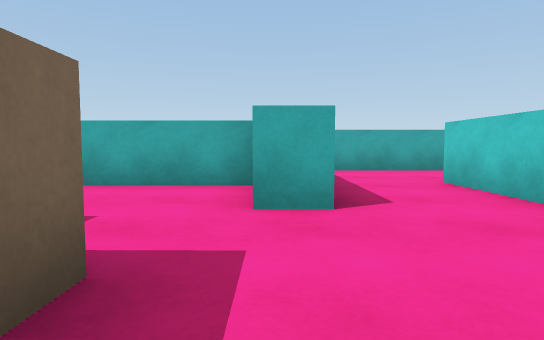
View 1 (above)

18 first-person views from a walk through a scene from a Unity 3-D project. The camera is 0.62 m above the floor, tilts 4° down and sees 75° across. The floor is counted in squares, 1 m on a side. Each view is taken from the middle of a square. On the plan, view 1 faces up. The plan holds only what a view shows up to about 10 squares ahead; the rest is blank. The place goes on beyond the plan.

View 2
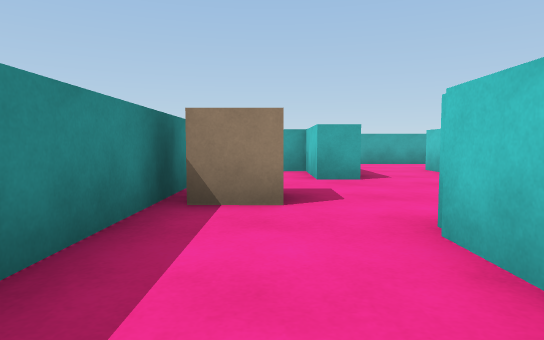

View 3
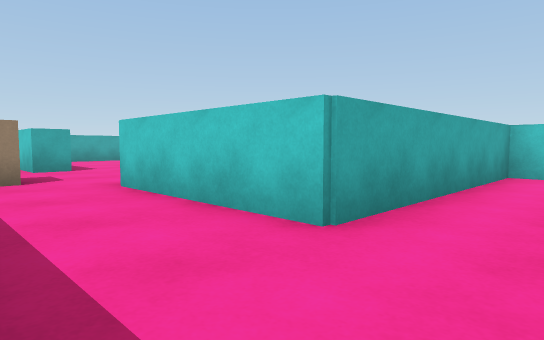

View 4
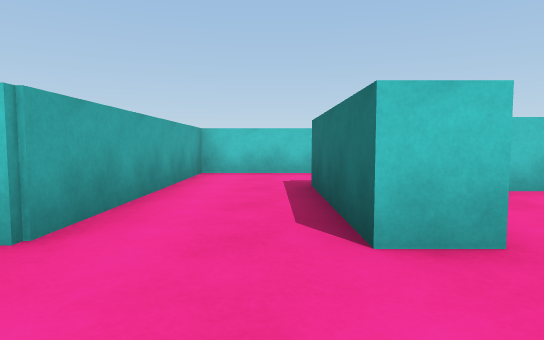

View 5
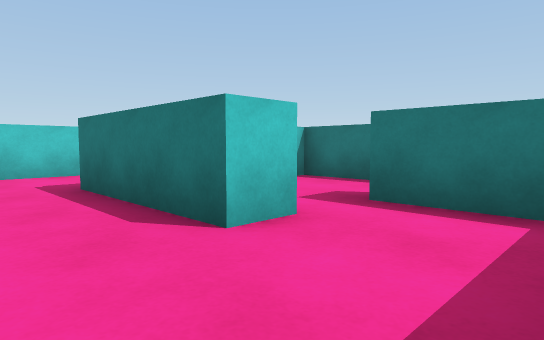

View 6
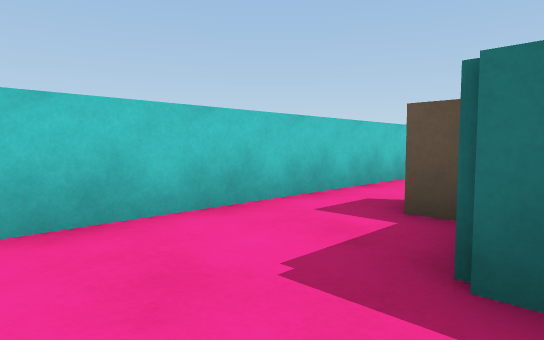

View 7
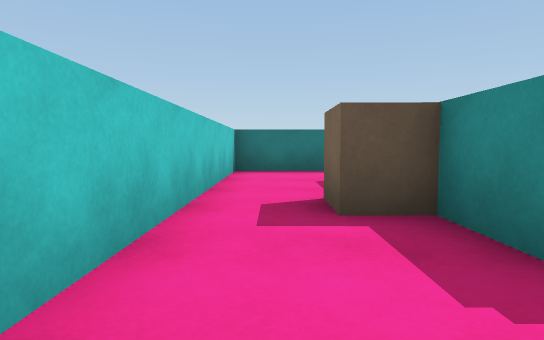

View 8
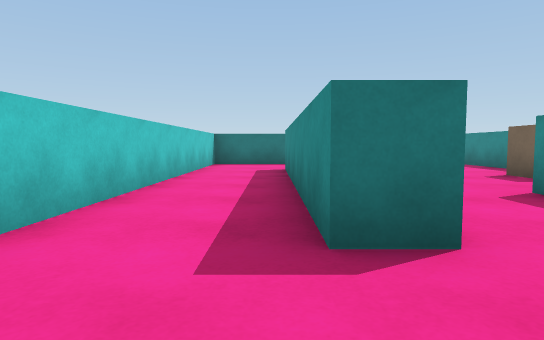

View 9
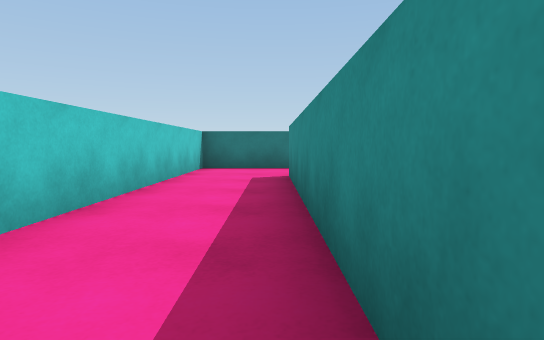

View 10
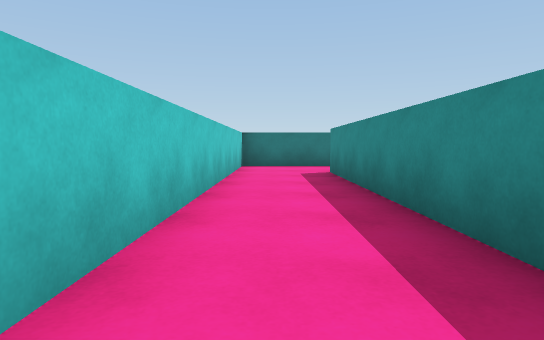

View 11
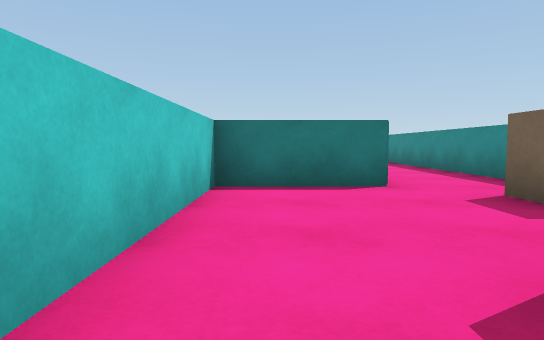

View 12
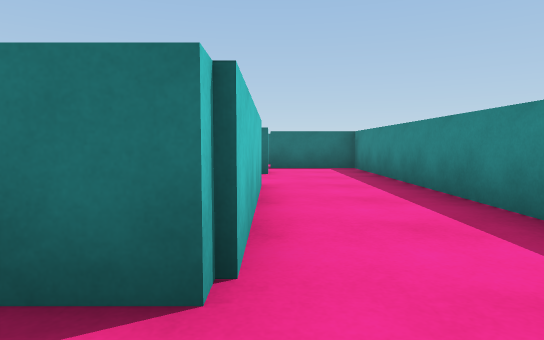

View 13
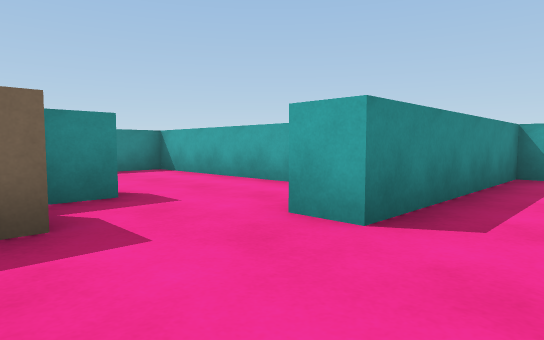

View 14
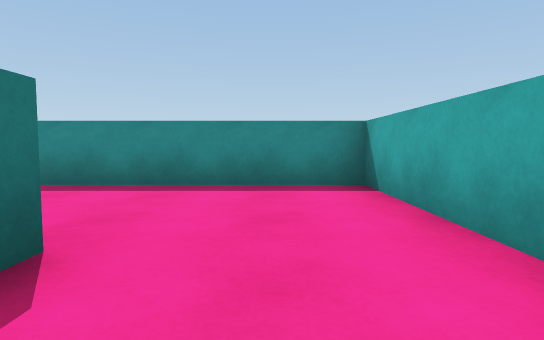

View 15
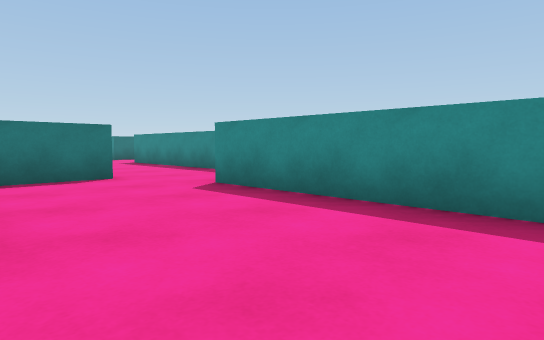

View 16
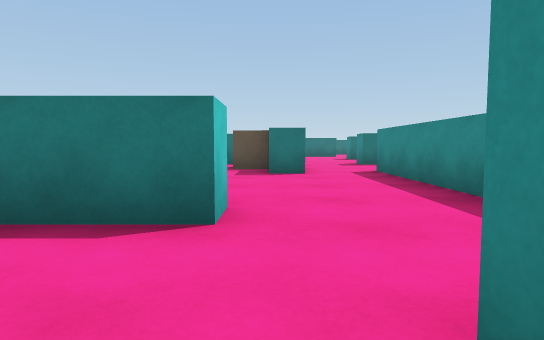

View 17
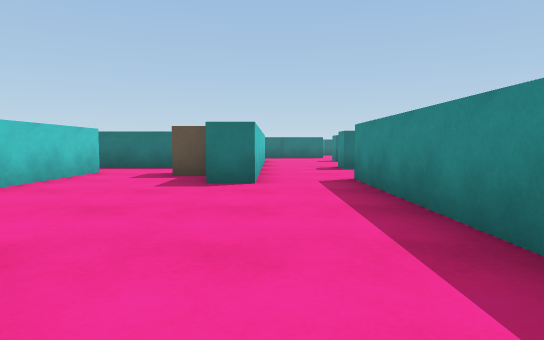

View 18
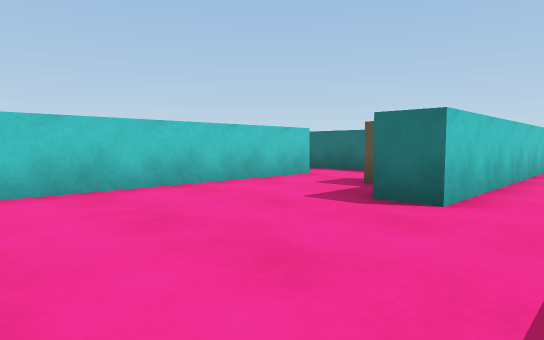

### Floor plan
Ten units are one square. View 1 is at (0, 0); x grows to the right and y downward. Boxes are objects, and circles mark ways between rooms. Rooms are numbered by the first view taken in them; rooms with no view inside come last. Other rooms are left out.
<svg viewBox="-90 -92 154 232">
<path fill="none" stroke="#000" d="M2 75 2 66 36 66M37 69 37 81M36 135 59 135 59 44 2 44 2 3 29 3 29 -34M-22 -28 -22 86 1 86M6 -34 -2 -34M29 -34 29 -59 37 -59 37 11M42 -87 6 -87 6 -34M35 36 59 36 59 -59M-31 -27 -26 -27M-2 -34 -2 -55 -65 -55 -65 -1M-56 17 -39 17M-67 76 -67 66 -59 66M-56 26 -56 17M-30 92 -30 36M-44 107 -18 107M-85 25 -85 76M11 107 29 107 29 91"/>
<rect x="-25" y="-15" width="20" height="10" fill="#bbb"><title>cube</title></rect>
<rect x="35" y="75" width="10" height="20" fill="#bbb"><title>cube</title></rect>
<rect x="-55" y="75" width="10" height="20" fill="#bbb"><title>cube</title></rect>
<circle cx="15" cy="-45" r="3" fill="#2a7"/>
<circle cx="-15" cy="-25" r="3" fill="#2a7"/>
<circle cx="15" cy="90" r="3" fill="#2a7"/>
<circle cx="-60" cy="3" r="3" fill="#2a7"/>
<text x="10" y="60">1</text>
<text x="40" y="-30">2</text>
<text x="-40" y="-30">3</text>
<text x="-50" y="60">4</text>
</svg>
Room 1 opens to room 2. Room 1 opens to room 3. Room 1 opens to room 4. Room 3 opens to room 4.

Where each view was taken, in squares from view 1:
view 1: 0 up, 0 right, facing up
view 2: 3 down, 1 left, facing up
view 3: 6 down, 2 left, facing up-right
view 4: 6 down, 2 left, facing right
view 5: 5 down, 2 left, facing down-right
view 6: 5 down, 3 right, facing down-right
view 7: 5 down, 5 right, facing down
view 8: 8 up, 4 right, facing down
view 9: 6 up, 4 right, facing down
view 10: 7 up, 5 right, facing down
view 11: 5 up, 2 right, facing down
view 12: 1 up, 0 right, facing down
view 13: 1 up, 2 right, facing up-left
view 14: 4 up, 1 left, facing left
view 15: 5 up, 3 left, facing down-left
view 16: 1 up, 6 left, facing down
view 17: 1 down, 7 left, facing down
view 18: 3 down, 8 left, facing down-right
